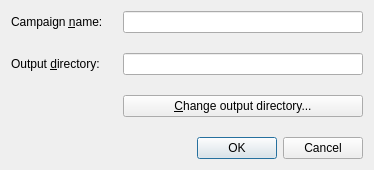
<?xml version="1.0" encoding="UTF-8"?>
<ui version="4.0">
 <class>Dialog_new_Campaign</class>
 <widget class="QDialog" name="Dialog_new_Campaign">
  <property name="geometry">
   <rect>
    <x>0</x>
    <y>0</y>
    <width>374</width>
    <height>162</height>
   </rect>
  </property>
  <property name="windowTitle">
   <string>New campaign</string>
  </property>
  <layout class="QVBoxLayout" name="verticalLayout_2">
   <item>
    <layout class="QVBoxLayout" name="verticalLayout">
     <property name="spacing">
      <number>20</number>
     </property>
     <item>
      <layout class="QFormLayout" name="formLayout">
       <item row="0" column="0">
        <widget class="QLabel" name="label_campaign_name">
         <property name="text">
          <string>Campaign &amp;name:</string>
         </property>
         <property name="buddy">
          <cstring>lineEdit_campaign_name</cstring>
         </property>
        </widget>
       </item>
       <item row="0" column="1">
        <widget class="QLineEdit" name="lineEdit_campaign_name">
         <property name="toolTip">
          <string>Enter name of the new camapign (max. 15 characters).</string>
         </property>
         <property name="maxLength">
          <number>15</number>
         </property>
        </widget>
       </item>
       <item row="1" column="0">
        <widget class="QLabel" name="label_output_directory">
         <property name="text">
          <string>Output &amp;directory:</string>
         </property>
         <property name="buddy">
          <cstring>lineEdit_output_directory</cstring>
         </property>
        </widget>
       </item>
       <item row="1" column="1">
        <widget class="QLineEdit" name="lineEdit_output_directory">
         <property name="toolTip">
          <string>Enter the path to the output directory or use the dialog below.</string>
         </property>
         <property name="maxLength">
          <number>100</number>
         </property>
        </widget>
       </item>
       <item row="2" column="1">
        <widget class="QPushButton" name="pushButton_change_output_directory">
         <property name="minimumSize">
          <size>
           <width>0</width>
           <height>0</height>
          </size>
         </property>
         <property name="toolTip">
          <string>Open dialog to define the output directory.</string>
         </property>
         <property name="text">
          <string>&amp;Change output directory...</string>
         </property>
        </widget>
       </item>
      </layout>
     </item>
     <item>
      <widget class="QDialogButtonBox" name="buttonBox">
       <property name="orientation">
        <enum>Qt::Horizontal</enum>
       </property>
       <property name="standardButtons">
        <set>QDialogButtonBox::Cancel|QDialogButtonBox::Ok</set>
       </property>
      </widget>
     </item>
    </layout>
   </item>
  </layout>
 </widget>
 <resources/>
 <connections>
  <connection>
   <sender>buttonBox</sender>
   <signal>accepted()</signal>
   <receiver>Dialog_new_Campaign</receiver>
   <slot>accept()</slot>
   <hints>
    <hint type="sourcelabel">
     <x>175</x>
     <y>141</y>
    </hint>
    <hint type="destinationlabel">
     <x>157</x>
     <y>161</y>
    </hint>
   </hints>
  </connection>
  <connection>
   <sender>buttonBox</sender>
   <signal>rejected()</signal>
   <receiver>Dialog_new_Campaign</receiver>
   <slot>reject()</slot>
   <hints>
    <hint type="sourcelabel">
     <x>175</x>
     <y>147</y>
    </hint>
    <hint type="destinationlabel">
     <x>286</x>
     <y>161</y>
    </hint>
   </hints>
  </connection>
 </connections>
</ui>
